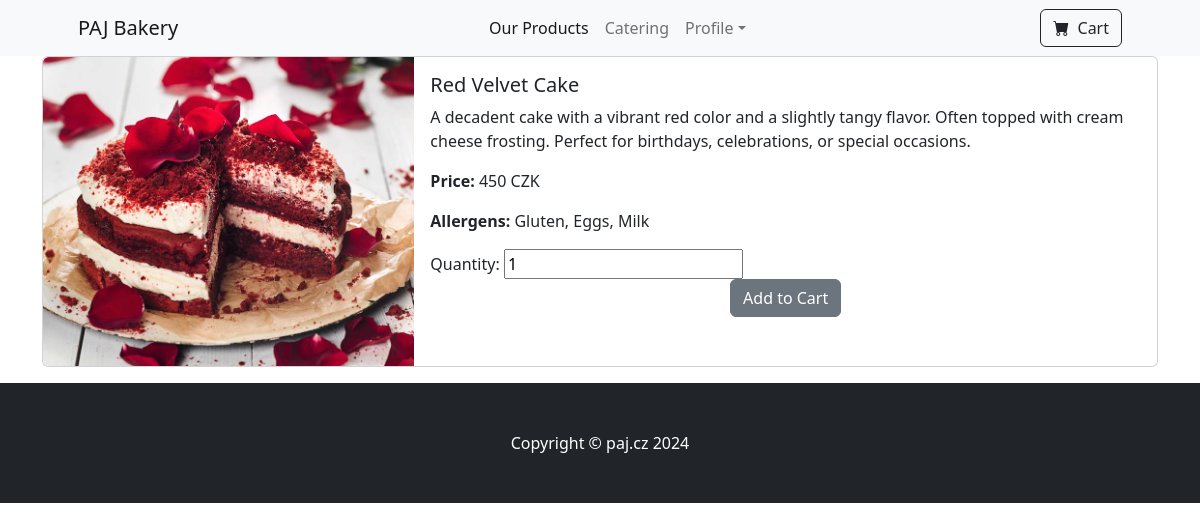
The page /products/9 on the database its author committed.
### viewer/models.py (models this page shows)
class Product(models.Model):
    title = models.CharField(max_length=255)
    description = models.TextField()
    thumbnail = models.ImageField(upload_to='products/', null=True, blank=True)
    category = models.ForeignKey(Categorie, on_delete=models.CASCADE)
    price = models.DecimalField(max_digits=10, decimal_places=0)
    allergens = models.ManyToManyField(Allergen)

class Allergen(models.Model):
    name = models.CharField(max_length=255)
    allergen_number = models.IntegerField()

### viewer/views.py (the view)
# urls.py: path('products/<pk>', ProductDetailView.as_view(), name='product_detail'),
class ProductDetailView(TemplateView):
    template_name = 'product_detail.html'
    def get_context_data(self, **kwargs):
        context = super().get_context_data( **kwargs)
        product = get_object_or_404(Product, pk=self.kwargs['pk'])
        context["product_detail"] = product
        context["product_allergens"] = product.allergens.all()
        return context

### viewer/Templates/product_detail.html (shortened to what this page needs)
{% extends 'base.html' %}
{% block content %}
    <div class="container">
        <div class="card mb-3">
            <div class="row g-0">
                <div class="col-md-4">
                    <img src="{{ product_detail.thumbnail.url }}" class="img-fluid rounded-start" alt="Product Image">
                </div>
                <div class="col-md-8">
                    <div class="card-body">
                        <h5 class="card-title">{{ product_detail.title }}</h5>
                        <p class="card-text">{{ product_detail.description }}</p>
                        <p class="card-text"><strong>Price:</strong> {{ product_detail.price }} CZK</p>
                        {% if product_detail.allergens.exists %}
                            <p class="card-text">
                                <strong>Allergens:</strong>
                                {% for allergen in product_detail.allergens.all %}
                                    {{ allergen.name }}{% if not forloop.last %}, {% endif %}
                                {% endfor %}
                            </p>
                        {% endif %}
                        <form method="post" action="{% url 'cart_add' %}">
                            <label for="quantity">Quantity:</label>
                            <input type="number" id="quantity" name="quantity" value="1" min="1"><br/>
                            <div class="text-center">
                            <button type="submit" class="btn btn-secondary">Add to Cart</button>
                            </div>
                        </form>
                        <br/>
                    </div>
                </div>
            </div>
        </div>
    </div>
{% endblock %}

### rows shown on the page
Product: thumbnail (picture), title "Red Velvet Cake", description "A decadent cake with a vibrant red color and a slightly tangy flavor. Often topped with cream cheese frosting. Perfect for birthdays, celebrations, or special occasions.", price "450"
Allergen: name "Gluten"
Allergen: name "Eggs"
Allergen: name "Milk"
